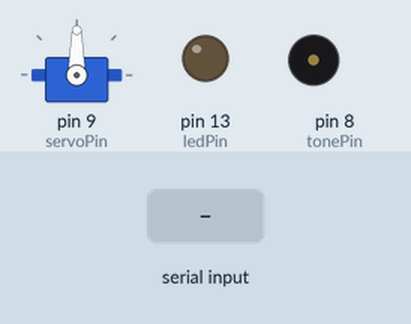
Simulated run of this sketch. Board: Arduino Uno, built with avr-gcc and run on an emulated ATmega328P. On the bench: servo, output pins drawn as LEDs (lit = HIGH), buzzer (waves = sounding). The test bench sets the inputs (shaded band).

Above: at 1.2 s.
1.3 s: "1" received over Serial
At 1.79 s:
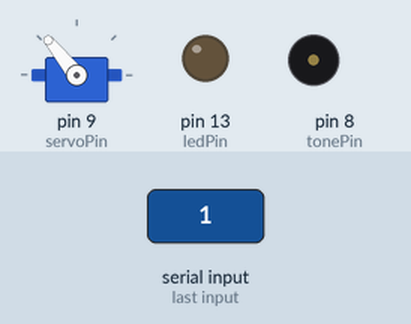
At 2.51 s:
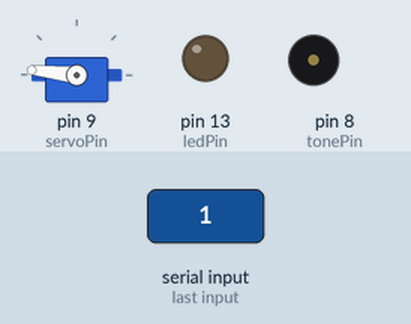
4.3 s: "2" received over Serial
7.3 s: "3" received over Serial
At 8.4 s:
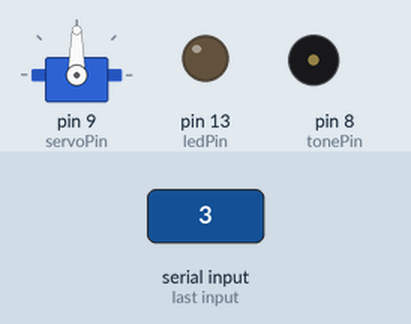
Timing chart, 0 to 10.3 s (numbered marks = the images above; inputs shaded):
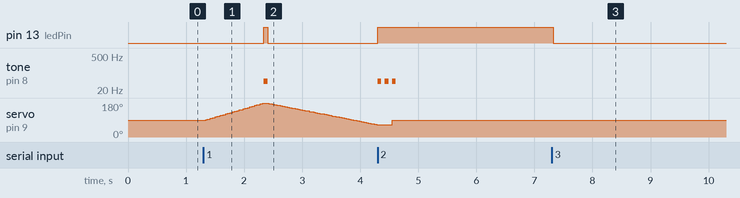

The sketch:

sentry_gun.ino
```cpp
#include <Servo.h>
Servo myservo;

#define tonePin 8
#define servoPin 9
#define ledPin 13

int command = 0;

unsigned int currentFPS = 0;
float fps = 1000/50;

//Turn servo vars
int turnServoAngle = 90;
int turnServoTime = 1000;
unsigned int servoStartTime;
int servoStartAngle;
boolean servoMoving = false;

//Lock
boolean lockSound = false;

void setup() {
  Serial.begin(9600);
  pinMode(ledPin, OUTPUT);

  myservo.attach(servoPin);
}

void loop() {
  if(millis() >= currentFPS * fps)
  {
    currentFPS = millis()/fps + 1;

    if (Serial.available()) {
      command = Serial.read();
    }

    turnServo(turnServoAngle, turnServoTime);

    switch(command)
    {
      case 49: sentrySearch(); break;
      case 50: sentryLock(); break;
      case 51: sentrySleep(); break;
      default: break;
    }
  }
}

//Turn the servo, make it least X time
void turnServo(int angle, float time)
{
  //Servo start time
  if(time == 0)
  {
    servoMoving = false;
    return;
  }
  else if(!servoMoving)
  {
    servoStartTime = currentFPS;
    servoStartAngle = myservo.read();
    servoMoving = true;
  }

  //Current angle
  int servoCurrentAngle = myservo.read();

  if(servoCurrentAngle != angle)
  {
    //find the new angle
    int currentStep = currentFPS - servoStartTime;

    if(currentStep * fps < time)
    {
      float steps = abs(servoStartAngle - angle) / (time/fps);

      if(servoStartAngle > angle)
      {
        angle = servoStartAngle - (currentStep+1)*steps;
      }
      else
      {
        angle = servoStartAngle + (currentStep+1)*steps;
      }
    }

    myservo.write(angle);
  }
  else //Reset
  {
    turnServoTime = 0;
    servoStartTime = 0;
    servoStartAngle = 90;
    servoMoving = false;
  }
}

void sentrySearch()
{
  digitalWrite(ledPin, LOW);
  lockSound = false;

  if(!servoMoving)
  {
    switch(myservo.read())
    {
      case 0:
        sentrySearchSound();
        turnServoAngle = 180;
        turnServoTime = 3*1000;
        break;
      case 180:
        sentrySearchSound();
        turnServoAngle = 0;
        turnServoTime = 3*1000;
        break;
      default:
        turnServoAngle = 180;
        turnServoTime = 1000;
        break;
    }
  }
}

void sentrySearchSound()
{
  digitalWrite(ledPin, HIGH);
  tone(tonePin, 46,1000/16);
  delay(1000/16);
  digitalWrite(ledPin, LOW);
}

void sentryLock()
{
  digitalWrite(ledPin, HIGH);

  if(!lockSound)
  {
    sentryLockSound();
    lockSound = true;
  }

  myservo.write(90);
  turnServoTime = 0;
}

void sentryLockSound()
{
  tone(tonePin, 46,1000/16);
  delay(1000/8);
  tone(tonePin, 46,1000/16);
  delay(1000/8);
  tone(tonePin, 46,1000/16);
}

void sentryShootSound()
{
  tone(tonePin, 587,1000/16);
  delay(1000/16);
}

void sentrySleep()
{
  digitalWrite(ledPin, LOW);
  lockSound = false;

  myservo.write(90);
  turnServoTime = 0;
}
```

Measured:
- after the input at 1.3 s, pin 13 (ledPin): LOW → HIGH after 1.0 s, → LOW 0.06 s later; tone on pin 8 (tonePin): silent → 46 Hz after 1.0 s, → silent 0.06 s later; servo on pin 9 (servoPin): rises from 90° to 180° in 0.98 s, then falls to 65° in 2.0 s
- after the input at 7.3 s, pin 13 (ledPin): HIGH → LOW at once
